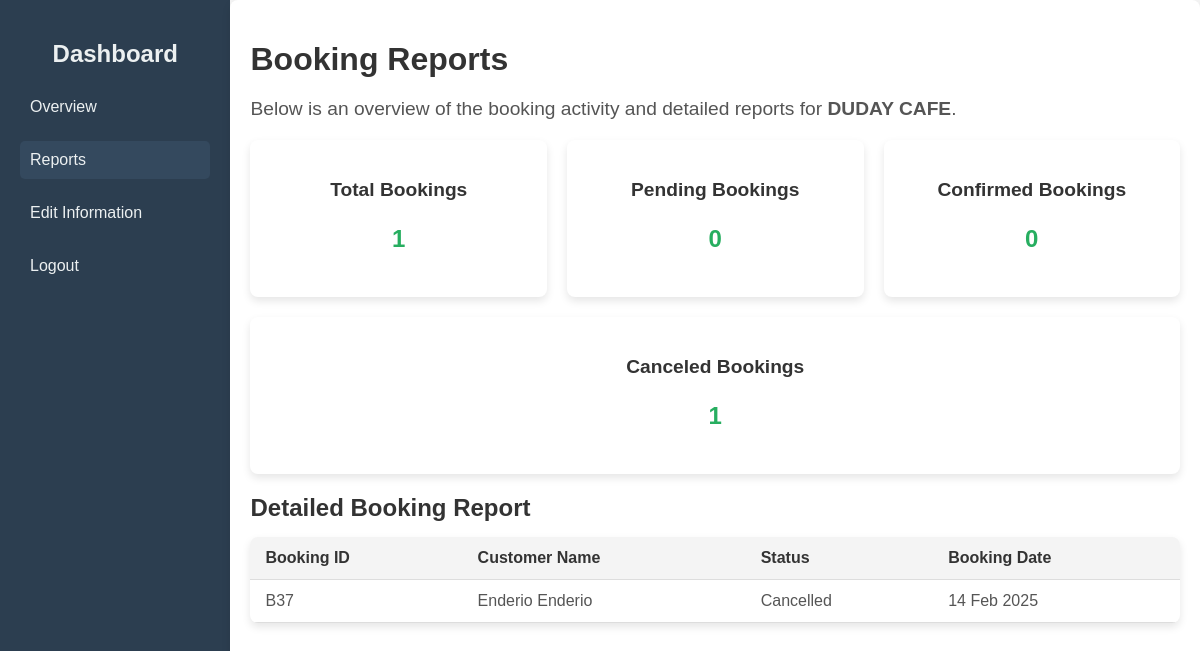
Page /website/pages/bsowner/reports.php (signed in) on the committed database.
### tables this page shows
CREATE TABLE `businesses` (
  `id` int(11) NOT NULL,
  `email` varchar(255) NOT NULL DEFAULT 'jessaenderio97@gmail.com',
  `phone` varchar(40) NOT NULL DEFAULT '""',
  `name` varchar(255) NOT NULL,
  `location` text NOT NULL DEFAULT '""',
  `description` text DEFAULT NULL,
  `price` decimal(10,2) DEFAULT 0.00,
  `image_url` text DEFAULT NULL,
  `created_at` timestamp NOT NULL DEFAULT current_timestamp(),
  `status` varchar(40) NOT NULL DEFAULT '""',
  `category` varchar(40) NOT NULL DEFAULT '""',
  `user_id` int(11) NOT NULL DEFAULT 21
);

CREATE TABLE `bookings` (
  `id` int(11) NOT NULL,
  `first_name` varchar(100) NOT NULL,
  `last_name` varchar(100) NOT NULL,
  `email` varchar(100) NOT NULL,
  `phone` varchar(15) NOT NULL,
  `departure_date` date NOT NULL,
  `arrival_date` date NOT NULL,
  `guests` int(11) NOT NULL,
  `room_type` varchar(50) NOT NULL,
  `created_at` timestamp NOT NULL DEFAULT current_timestamp(),
  `status` enum('Pending','Accepted','Rejected','Cancelled') DEFAULT NULL,
  `business_id` int(11) NOT NULL,
  `user_id` int(11) NOT NULL
);

### website/pages/bsowner/reports.php (the view, shortened to what this page needs)
<?php
include "../../../config/database.php";
$user_id = $_SESSION['user_id'];
$is_business_owner = 0;
$sql_user = "SELECT id, username, role, business_owner FROM users WHERE id = ?";
$stmt_user = $conn->prepare($sql_user);
$stmt_user->bind_param("i", $user_id);
$stmt_user->execute();
$result_user = $stmt_user->get_result();
if ($row_user = $result_user->fetch_assoc()) {
    $is_business_owner = $row_user['business_owner'];
} else {
    echo "User not found.";
    exit();
}
$business_name = "Your Business";
$business_id = null;
if ($is_business_owner) {
    $sql_business = "SELECT id, name FROM businesses WHERE user_id = ?";
    $stmt_business = $conn->prepare($sql_business);
    $stmt_business->bind_param("i", $user_id);
    $stmt_business->execute();
    $result_business = $stmt_business->get_result();
    if ($row_business = $result_business->fetch_assoc()) {
        $business_id = $row_business['id'];
        $business_name = $row_business['name'];
    } else {
        echo "<p style='color: red;'>No business found for this user.</p>";
        $business_id = null;
    }
}
?>
<!DOCTYPE html>
<html lang="en">
<head>
    <link rel="stylesheet" href="styles.css">
</head>
<body>
    <div class="dashboard-container">
        <nav class="sidebar">
            <h2>Dashboard</h2>
            <ul>
                <li><a href="dashboard.php">Overview</a></li>
                <li><a href="reports.php" class="active">Reports</a></li>
                <li><a href="edit-business.php?business_id=<?php echo $business_id; ?>">Edit Information</a></li>
                <li><a href="../logout.php">Logout</a></li>
            </ul>
        </nav>
        <main class="content">
            <h1>Booking Reports</h1>
            <p>Below is an overview of the booking activity and detailed reports for <strong><?php echo htmlspecialchars($business_name); ?></strong>.</p>
            <section class="cards">
                <?php
                $summary = [
                    "total" => 0,
                    "pending" => 0,
                    "confirmed" => 0,
                    "canceled" => 0,
                ];
                $query = $conn->prepare("SELECT
                                             COUNT(*) AS total,
                                             SUM(status = 'Pending') AS pending,
                                             SUM(status = 'Accepted') AS confirmed,
                                             SUM(status = 'Cancelled') AS canceled
                                         FROM bookings WHERE business_id = ?");
                $query->bind_param("i", $business_id);
                $query->execute();
                $result = $query->get_result();
                if ($result && $row = $result->fetch_assoc()) {
                    $summary["total"] = $row["total"];
                    $summary["pending"] = $row["pending"];
                    $summary["confirmed"] = $row["confirmed"];
                    $summary["canceled"] = $row["canceled"];
                }
                $cardData = [
                    ["title" => "Total Bookings", "value" => $summary["total"]],
                    ["title" => "Pending Bookings", "value" => $summary["pending"]],
                    ["title" => "Confirmed Bookings", "value" => $summary["confirmed"]],
                    ["title" => "Canceled Bookings", "value" => $summary["canceled"]],
                ];
                foreach ($cardData as $item) {
                    echo "<div class='card'>
                            <h3>" . htmlspecialchars($item['title']) . "</h3>
                            <p>" . htmlspecialchars($item['value']) . "</p>
                          </div>";
                }
                ?>
            </section>
            <section class="data-table">
                <h2>Detailed Booking Report</h2>
                <table>
                    <thead>
                        <tr>
                            <th>Booking ID</th>
                            <th>Customer Name</th>
                            <th>Status</th>
                            <th>Booking Date</th>
                        </tr>
                    </thead>
                    <tbody>
                        <?php
                        $detailedQuery = $conn->prepare("SELECT id, CONCAT(first_name, ' ', last_name) AS customer_name, status, arrival_date
                                                         FROM bookings WHERE business_id = ? ORDER BY arrival_date DESC");
                        $detailedQuery->bind_param("i", $business_id);
                        $detailedQuery->execute();
                        $detailedResult = $detailedQuery->get_result();
                        if ($detailedResult->num_rows > 0) {
                            while ($row = $detailedResult->fetch_assoc()) {
                                echo "<tr>
                                        <td>B" . htmlspecialchars($row['id']) . "</td>
                                        <td>" . htmlspecialchars($row['customer_name']) . "</td>
                                        <td>" . htmlspecialchars($row['status']) . "</td>
                                        <td>" . date("d M Y", strtotime($row['arrival_date'])) . "</td>
                                      </tr>";
                            }
                        } else {
                            echo "<tr><td colspan='4'>No bookings found for this business.</td></tr>";
                        }
                        ?>
                    </tbody>
                </table>
            </section>
        </main>
    </div>
</body>
</html>

### website/pages/bsowner/styles.css (style rules this page uses)
body { font-family: Arial, sans-serif; margin: 0; padding: 0; background-color: #f4f4f4; }
.dashboard-container { display: flex; min-height: 100vh; }
.sidebar { background-color: #2c3e50; color: #ecf0f1; width: 250px; padding: 20px; }
.sidebar h2 { font-size: 1.5rem; text-align: center; margin-bottom: 20px; }
.sidebar ul { list-style: none; padding: 0; }
.sidebar ul li { margin-bottom: 15px; }
.sidebar ul li a { color: #ecf0f1; text-decoration: none; padding: 10px; border-radius: 5px; display: block; }
.sidebar ul li a.active, .sidebar ul li a:hover { background-color: #34495e; }
.content { flex-grow: 1; padding: 20px; background-color: #ffffff; border-radius: 8px; box-shadow: 0 4px 8px rgba(0, 0, 0, 0.1); }
.content h1 { font-size: 2rem; margin-bottom: 20px; color: #333; }
.content p { font-size: 1.2rem; color: #555; }
.cards { display: flex; gap: 20px; margin-bottom: 20px; flex-wrap: wrap; }
.card { background-color: #ffffff; padding: 20px; border-radius: 8px; box-shadow: 0 4px 8px rgba(0, 0, 0, 0.1); flex: 1; text-align: center; min-width: 250px; }
.card h3 { font-size: 1.2rem; margin-bottom: 10px; color: #333; }
.card p { font-size: 1.5rem; font-weight: bold; color: #27ae60; }
.data-table { margin-top: 20px; }
.data-table h2 { margin-bottom: 15px; font-size: 1.5rem; color: #333; }
table { width: 100%; border-collapse: collapse; background-color: #ffffff; border-radius: 8px; overflow: hidden; box-shadow: 0 4px 8px rgba(0, 0, 0, 0.1); }
table th, table td { padding: 12px 15px; text-align: left; border-bottom: 1px solid #ddd; }
table th { background-color: #f4f4f4; font-weight: bold; color: #333; }
table td { color: #555; }

### rows in the picture
businesses: name "DUDAY CAFE"
bookings: id "37", customer_name "Enderio Enderio", status "Cancelled", arrival_date "14 Feb 2025"

### other values in the picture
$item['title'] "Total Bookings"
$item['value'] "1"
$item['title'] "Pending Bookings"
$item['value'] "0"
$item['title'] "Confirmed Bookings"
$item['title'] "Canceled Bookings"
